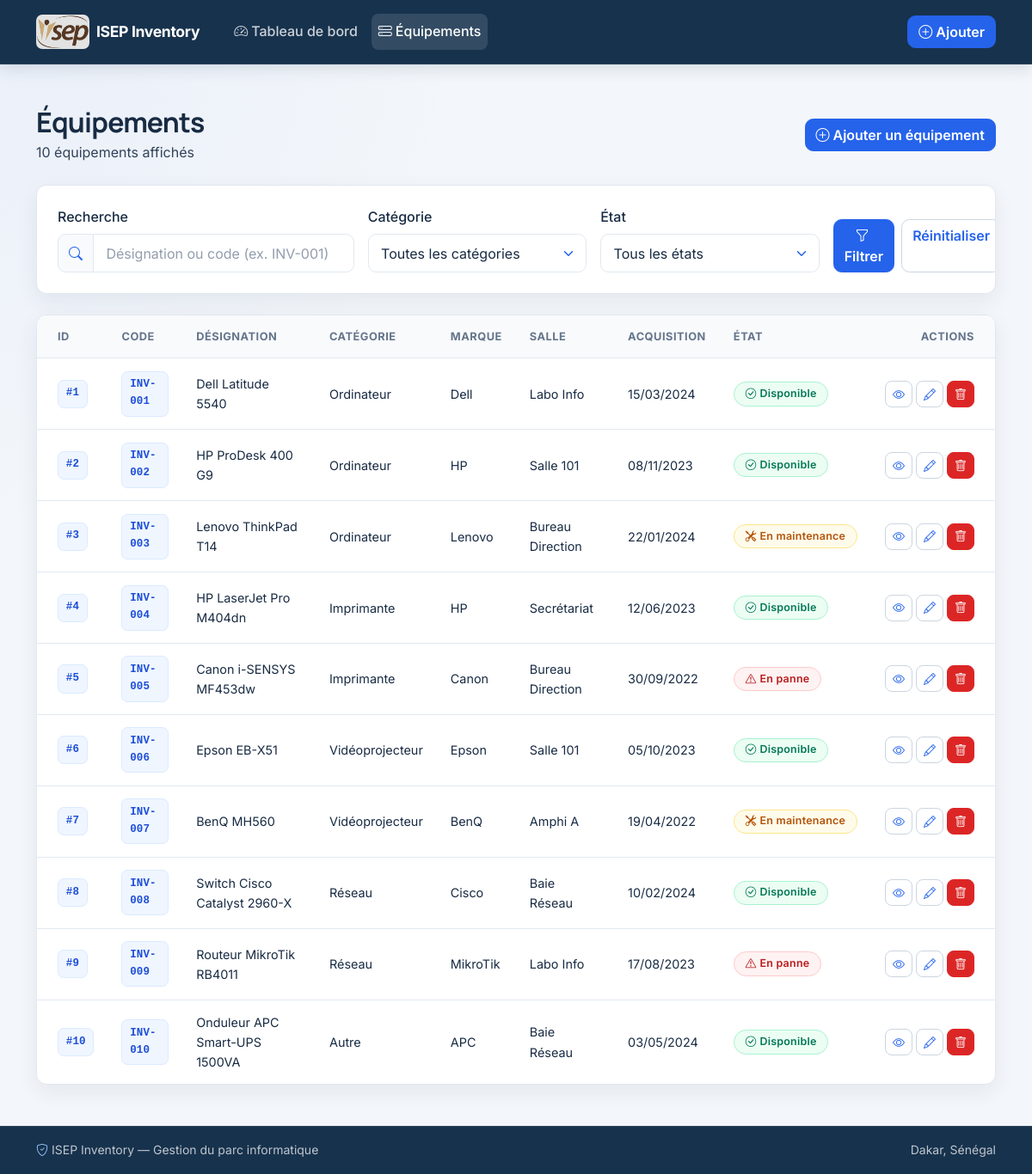
The app's page /equipements/ with its own data.
### inventory/models.py (models this page shows, shortened)
class Equipement(models.Model):
    class Categorie(models.TextChoices):
        ORDINATEUR = "Ordinateur", "Ordinateur"
        IMPRIMANTE = "Imprimante", "Imprimante"
        VIDEOPROJECTEUR = "Vidéoprojecteur", "Vidéoprojecteur"
        RESEAU = "Réseau", "Réseau"
        AUTRE = "Autre", "Autre"
    class Etat(models.TextChoices):
        DISPONIBLE = "Disponible", "Disponible"
        EN_PANNE = "En panne", "En panne"
        EN_MAINTENANCE = "En maintenance", "En maintenance"
    code_inventaire = models.CharField(
        max_length=30,
        unique=True,
        verbose_name="Code d'inventaire",
        help_text="Identifiant unique de l'équipement (ex. INV-001).",
    )
    designation = models.CharField(
        max_length=150,
        verbose_name="Désignation",
    )
    categorie = models.CharField(
        max_length=30,
        choices=Categorie.choices,
        default=Categorie.ORDINATEUR,
        verbose_name="Catégorie",
    )
    marque = models.CharField(
        max_length=80,
        verbose_name="Marque",
    )
    numero_serie = models.CharField(
        max_length=80,
        blank=True,
        default="",
        verbose_name="Numéro de série",
    )
    date_acquisition = models.DateField(
        verbose_name="Date d'acquisition",
    )
    etat = models.CharField(
        max_length=30,
        choices=Etat.choices,
        default=Etat.DISPONIBLE,
        verbose_name="État",
    )
    salle = models.CharField(
        max_length=100,
        verbose_name="Salle / Emplacement",
    )
    image = models.ImageField(
        upload_to="equipements/",
        blank=True,
        null=True,
        verbose_name="Image de l'équipement",
        help_text="Photo de l'équipement (facultatif : une illustration par défaut est affichée sinon).",
    )
    observations = models.TextField(
        blank=True,
        default="",
        verbose_name="Détails techniques / Observations",
    )
    class Meta:
        ordering = ["code_inventaire"]
        verbose_name = "Équipement"
        verbose_name_plural = "Équipements"

### inventory/views.py (the view)
# urls.py: path("equipements/", views.equipement_list, name="equipement_list"),
def equipement_list(request):
    equipements = Equipement.objects.all()
    q = request.GET.get("q", "").strip()
    categorie = request.GET.get("categorie", "").strip()
    etat = request.GET.get("etat", "").strip()
    if q:
        equipements = equipements.filter(
            Q(designation__icontains=q) | Q(code_inventaire__icontains=q)
        )
    if categorie:
        equipements = equipements.filter(categorie=categorie)
    if etat:
        equipements = equipements.filter(etat=etat)
    context = {
        "equipements": equipements,
        "q": q,
        "categorie_selected": categorie,
        "etat_selected": etat,
        "categories": Equipement.Categorie.choices,
        "etats": Equipement.Etat.choices,
        "filtres_actifs": bool(q or categorie or etat),
    }
    return render(request, "inventory/equipement_list.html", context)

### inventory/templates/inventory/equipement_list.html (shortened to what this page needs)
{% extends "inventory/base.html" %}
{% block content %}
<div class="d-flex flex-column flex-md-row justify-content-between align-items-md-center gap-3 mb-4">
    <div>
        <h1 class="h2 fw-bold mb-1">Équipements</h1>
        <p class="text-secondary-custom mb-0">
            {{ equipements|length }} équipement{{ equipements|length|pluralize }} affiché{{ equipements|length|pluralize }}
        </p>
    </div>
    <a href="{% url 'inventory:equipement_create' %}" class="btn btn-primary">
        <i class="bi bi-plus-circle me-1"></i>Ajouter un équipement
    </a>
</div>
<div class="card mb-4">
    <div class="card-body p-4">
        <form method="get" action="{% url 'inventory:equipement_list' %}" class="row g-3 align-items-end">
            <div class="col-12 col-lg-4">
                <label for="search-q" class="form-label fw-medium">Recherche</label>
                <div class="input-group">
                    <span class="input-group-text"><i class="bi bi-search"></i></span>
                    <input
                        type="text"
                        id="search-q"
                        name="q"
                        value="{{ q }}"
                        class="form-control"
                        placeholder="Désignation ou code (ex. INV-001)"
                    >
                </div>
            </div>
            <div class="col-12 col-sm-6 col-lg-3">
                <label for="filter-categorie" class="form-label fw-medium">Catégorie</label>
                <select id="filter-categorie" name="categorie" class="form-select">
                    <option value="">Toutes les catégories</option>
                </select>
            </div>
            <div class="col-12 col-sm-6 col-lg-3">
                <label for="filter-etat" class="form-label fw-medium">État</label>
                <select id="filter-etat" name="etat" class="form-select">
                    <option value="">Tous les états</option>
                </select>
            </div>
            <div class="col-12 col-lg-2 d-flex gap-2">
                <button type="submit" class="btn btn-primary flex-grow-1">
                    <i class="bi bi-funnel me-1"></i>Filtrer
                </button>
                <a href="{% url 'inventory:equipement_list' %}" class="btn btn-outline-primary" title="Réinitialiser les filtres">
                    Réinitialiser
                </a>
            </div>
        </form>
    </div>
</div>
{% if equipements %}
    <div class="card">
        <div class="card-body p-0">
            <div class="table-responsive">
                <table class="table table-hover align-middle mb-0 inventory-table">
                    <thead>
                        <tr>
                            <th class="ps-4">ID</th>
                            <th>Code</th>
                            <th>Désignation</th>
                            <th>Catégorie</th>
                            <th>Marque</th>
                            <th>Salle</th>
                            <th>Acquisition</th>
                            <th>État</th>
                            <th class="text-end pe-4">Actions</th>
                        </tr>
                    </thead>
                    <tbody>
                        {% for equipement in equipements %}
                            <tr>
                                <td class="ps-4 fw-semibold">
                                    <a href="{% url 'inventory:equipement_detail' equipement.pk %}" title="Voir les détails et l'image">
                                        <span class="inventory-code">#{{ equipement.pk }}</span>
                                    </a>
                                </td>
                                <td class="fw-semibold">
                                    <a href="{% url 'inventory:equipement_detail' equipement.pk %}">
                                        <span class="inventory-code">{{ equipement.code_inventaire }}</span>
                                    </a>
                                </td>
                                <td>{{ equipement.designation }}</td>
                                <td>{{ equipement.get_categorie_display }}</td>
                                <td>{{ equipement.marque }}</td>
                                <td>{{ equipement.salle }}</td>
                                <td>{{ equipement.date_acquisition|date:"d/m/Y" }}</td>
                                <td>
                                    {% if equipement.etat == 'Disponible' %}
                                        <span class="badge badge-etat badge-etat-disponible">
                                            <i class="bi bi-check-circle me-1"></i>{{ equipement.get_etat_display }}
                                        </span>
                                    {% elif equipement.etat == 'En panne' %}
                                        <span class="badge badge-etat badge-etat-panne">
                                            <i class="bi bi-exclamation-triangle me-1"></i>{{ equipement.get_etat_display }}
                                        </span>
                                    {% else %}
                                        <span class="badge badge-etat badge-etat-maintenance">
                                            <i class="bi bi-tools me-1"></i>{{ equipement.get_etat_display }}
                                        </span>
                                    {% endif %}
                                </td>
                                <td class="text-end pe-4">
                                    <div class="d-inline-flex gap-1">
                                        <a href="{% url 'inventory:equipement_detail' equipement.pk %}" class="btn btn-sm btn-outline-primary" title="Détails">
                                            <i class="bi bi-eye"></i>
                                        </a>
                                        <a href="{% url 'inventory:equipement_update' equipement.pk %}" class="btn btn-sm btn-outline-primary" title="Modifier">
                                            <i class="bi bi-pencil"></i>
                                        </a>
                                        <a href="{% url 'inventory:equipement_delete' equipement.pk %}" class="btn btn-sm btn-danger" title="Supprimer">
                                            <i class="bi bi-trash"></i>
                                        </a>
                                    </div>
                                </td>
                            </tr>
                        {% endfor %}
                    </tbody>
                </table>
            </div>
        </div>
    </div>
{% endif %}
{% endblock %}

### records on screen
Equipement: pk "1", code_inventaire "INV-001", designation "Dell Latitude 5540", categorie "Ordinateur", marque "Dell", salle "Labo Info", date_acquisition "15/03/2024", etat "Disponible"
Equipement: pk "2", code_inventaire "INV-002", designation "HP ProDesk 400 G9", categorie "Ordinateur", marque "HP", salle "Salle 101", date_acquisition "08/11/2023", etat "Disponible"
Equipement: pk "3", code_inventaire "INV-003", designation "Lenovo ThinkPad T14", categorie "Ordinateur", marque "Lenovo", salle "Bureau Direction", date_acquisition "22/01/2024", etat "En maintenance"
Equipement: pk "4", code_inventaire "INV-004", designation "HP LaserJet Pro M404dn", categorie "Imprimante", marque "HP", salle "Secrétariat", date_acquisition "12/06/2023", etat "Disponible"
Equipement: pk "5", code_inventaire "INV-005", designation "Canon i-SENSYS MF453dw", categorie "Imprimante", marque "Canon", salle "Bureau Direction", date_acquisition "30/09/2022", etat "En panne"
Equipement: pk "6", code_inventaire "INV-006", designation "Epson EB-X51", categorie "Vidéoprojecteur", marque "Epson", salle "Salle 101", date_acquisition "05/10/2023", etat "Disponible"
Equipement: pk "7", code_inventaire "INV-007", designation "BenQ MH560", categorie "Vidéoprojecteur", marque "BenQ", salle "Amphi A", date_acquisition "19/04/2022", etat "En maintenance"
Equipement: pk "8", code_inventaire "INV-008", designation "Switch Cisco Catalyst 2960-X", categorie "Réseau", marque "Cisco", salle "Baie Réseau", date_acquisition "10/02/2024", etat "Disponible"
Equipement: pk "9", code_inventaire "INV-009", designation "Routeur MikroTik RB4011", categorie "Réseau", marque "MikroTik", salle "Labo Info", date_acquisition "17/08/2023", etat "En panne"
Equipement: pk "10", code_inventaire "INV-010", designation "Onduleur APC Smart-UPS 1500VA", categorie "Autre", marque "APC", salle "Baie Réseau", date_acquisition "03/05/2024", etat "Disponible"

### other values on screen
{{ equipements|length }} "10"
